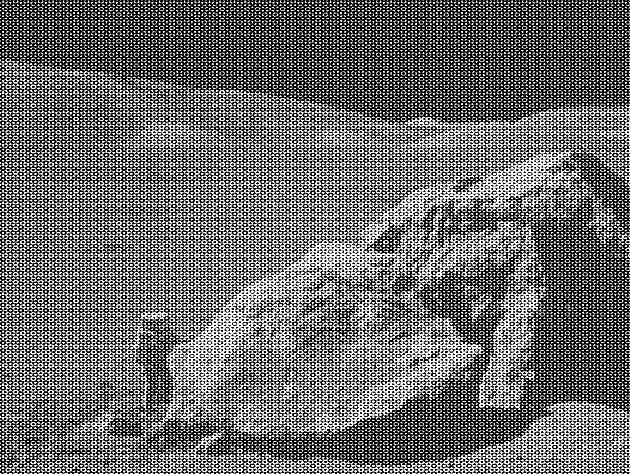
#> input picture exercises/moonlanding.png, 630 x 474 px
$ jupyter execute --allow-errors exercises.ipynb
#> lines starting #> are read from the running program, lines starting #| are printed output that depends on the picture
[cell 1]
import numpy as np
import pandas as pd
import matplotlib.pyplot as plt

# 10.5 **Monte Carlo integration with importance sampling**

Calculate the value of the integral:

$$
I=\int_0^1 \frac{x^{-1/2}}{e^x+1} dx
$$

using the importance sampling method with $w(x)=1/\sqrt{x}$. You should get a result about 0.84

[cell 2]
fw = lambda x: 1/(1+np.exp(x))
N = 1000
x = np.linspace(0,1,N)**2
print(np.sum(fw(x))*2 / N)

# 10.4 Monte Carlo integration in high dimension
* Start of by computing the area of a circle of unit radius, by integrating the function

$$
f(x,y)=
\left\{
\begin{array}{ll}
      1 & x^2+y^2\le 1 \\
      0 & {\rm elsewhere}
\end{array}
\right.
$$
* Generalize the result for a 10D sphere

[cell 3]
def f(x):
    return np.sum(x**2, axis=0)

N = 10000
dim = 10
a, b, step = -1, 1, .5

x = np.random.uniform(a, b, (dim,N))
sphere_points = x[:,f(x)<=1]

if dim == 2:
    fig = plt.figure(figsize=(4,4))
    plt.plot(*sphere_points, ".", markersize=2, alpha=.5)
    plt.xticks(np.arange(a,b+step,step))
    plt.yticks(np.arange(a,b+step,step))
    plt.xlabel("x")
    plt.ylabel("y")
    plt.show()

k, n = sphere_points.shape[1], x.shape[1]
volume = (b-a)**dim * k / n
print(f"Volume: {volume}")

# 10.2 **Rutherford Scattering**

The scattering angle $\theta$ of $\alpha$ particles hitting a positively charged nucleus of a Gold atom ($Z=79$) follows the rule:

$$
\tan{\frac{1}{2} \theta} = \frac{Z e^2} {2\pi \epsilon_0 E b}
$$

where $E=7.7$ MeV and $b$ beam is the impact parameter. The beam is represented by a 2D gaussian distribution with $\sigma=a_0/100$ for both coordinates ($a_0$ being the Bohr radius). Assume 1 million $\alpha$ particles are shot on the gold atom.

Computing the fraction of particles that "bounce back",i.e. those particle whose scattering angle is greater than $\pi/2$ (which set a condition on the impact parameter $b$)

[cell 4]
from scipy import constants

a0 = constants.physical_constants["Bohr radius"][0]
epsilon_0 = constants.epsilon_0
e = constants.e
E = 7.7e6 * e
Z = 79
sigma = a0 / 100

# a particle bounces back if theta > pi/2 => tan(theta/2) > 1 => Z e^2 / (2 pi epsilon_0 E b) > 1
N = int(1e6)
b_crit = Z * e**2 / (2 * np.pi * epsilon_0 * E * 1)

x = np.random.normal(0, sigma, N)
y = np.random.normal(0, sigma, N)
b = np.sqrt(x**2 + y**2)

tan_theta_half = Z * e**2 / (2 * np.pi * epsilon_0 * E * b)
bouncing_back = np.sum( tan_theta_half > 1 )

print(f"Particles that bounce back: {100 * bouncing_back / b.size} %")

# 9.5 **FFT of an image**

* Examine the provided image `moonlanding.png`, which is heavily contaminated with periodic noise. In this exercise, we aim to clean up the noise using the Fast Fourier Transform.
* Load the image using pylab.imread().
* Find and use the 2-D FFT function in scipy.fftpack, and plot the spectrum (Fourier transform of) the image. Do you have any trouble visualising the spectrum? If so, why?
* The spectrum consists of high and low frequency components. The noise is contained in the high-frequency part of the spectrum, so set some of those components to zero (use array slicing).
* Apply the inverse Fourier transform to see the resulting image.

[cell 5]
import pylab
from scipy.fftpack import fft2, ifft2
img = pylab.imread("moonlanding.png")
#> img is the input picture: shape (474, 630) float32; min 0, max 1, mean 0.424
plt.imshow(img)
plt.show()
image_fft = fft2(img)
# plt.imshow(image_fft)
power = np.abs(image_fft)
plt.imshow(np.log(power))
plt.show()
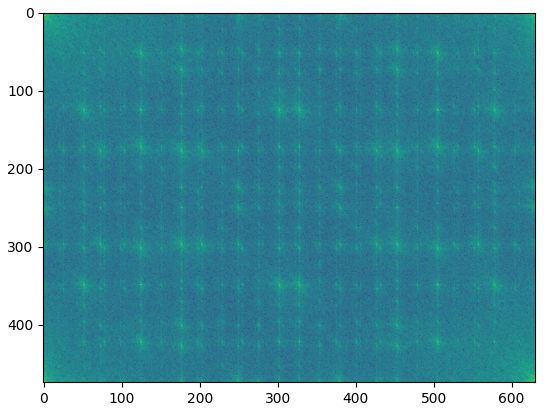
#> figure drawn by matplotlib, 1 panel

# option 1
min_power = np.percentile(power, 95)
#> min_power = 121.1
image_fft[power<min_power] = 0
filtered_image = ifft2(image_fft).real
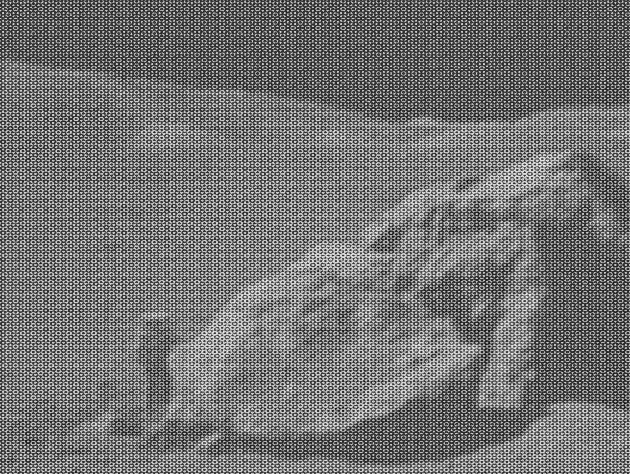
#> filtered_image: shape (474, 630) float32; min -0.36, max 1.36, mean 0.424; drawn with min black and max white
plt.imshow(filtered_image)
plt.show()

# option 2
mask = np.ones_like(image_fft)
r, c = mask.shape
#> r = 474; c = 630
mask[int(0.1*r):int(0.9*r),int(0.1*c):int(0.9*c)] = 0
image_fft_copy = image_fft.copy() * mask
plt.imshow(ifft2(image_fft_copy).real)
plt.show()
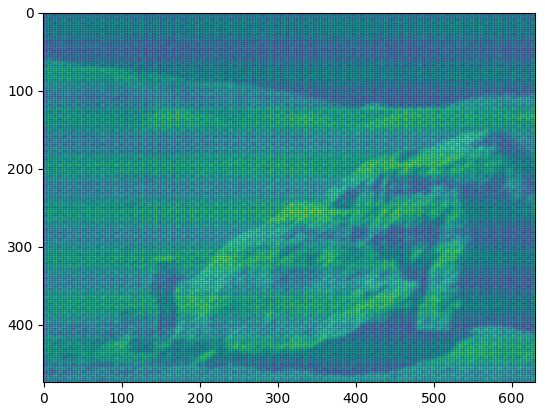
#> figure drawn by matplotlib, 1 panel

# 9.3 **2D minimization of a six-hump camelback function**

$$
f(x,y) = \left(4-2.1x^2+\frac{x^4}{3} \right) x^2 +xy + (4y^2 -4)y^2
$$

has multiple global and local minima. Find the global minima of this function.

Hints:

* Variables can be restricted to $-2 < x < 2$ and $-1 < y < 1$.
* Use numpy.meshgrid() and pylab.imshow() to find visually the regions.
* Use scipy.optimize.minimize(), optionally trying out several of its methods.

How many global minima are there, and what is the function value at those points? What happens for an initial guess of $(x, y) = (0, 0)$ ?

[cell 6]
import pylab
from scipy.optimize import minimize

def f(x):
    return (4-2.1*x[0]**2+x[0]**4/3)*x[0]**2 + x[0]*x[1] + (4*x[1]**2-4)*x[1]**2

x = np.linspace(-2, 2, 1000)
y = np.linspace(-1, 1, 1000)
X, Y = np.meshgrid(x, y)
z = f([X, Y])

pylab.imshow(z, extent=(-2, 2, -1, 1), cmap="inferno_r")

xmin1 = minimize(f, [0,-1]).x
xmin2 = minimize(f, [0,1]).x
plt.plot([xmin1[0]], [xmin1[1]], "xr")
plt.plot([xmin2[0]], [xmin2[1]], "xr")

plt.show()
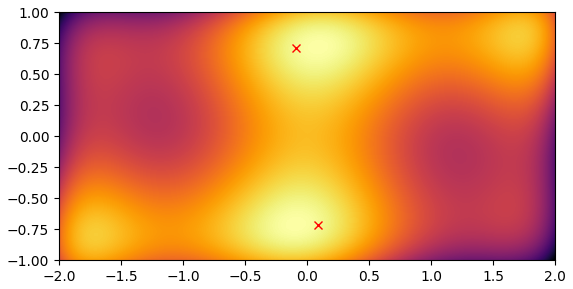
#> figure drawn by matplotlib, 1 panel

# 9.2 **Curve fitting of temperature in Alaska**

The temperature extremes in Alaska for each month, starting in January, are given by (in degrees Celcius):

max:  17,  19,  21,  28,  33,  38, 37,  37,  31,  23,  19,  18

min: -62, -59, -56, -46, -32, -18, -9, -13, -25, -46, -52, -58

* Plot these temperature extremes.
* Define a function that can describe min and max temperatures.
* Fit this function to the data with scipy.optimize.curve_fit().
* Plot the result. Is the fit reasonable? If not, why?
* Is the time offset for min and max temperatures the same within the fit accuracy?

[cell 7]
from scipy.optimize import curve_fit

tmax = [17,  19,  21,  28,  33,  38, 37,  37,  31,  23,  19,  18]
tmin = [-62, -59, -56, -46, -32, -18, -9, -13, -25, -46, -52, -58]

# 1
x0 = np.arange(len(tmax))
for temp in [tmax, tmin]:
    plt.plot(x0, temp, "o")

# 2
def gaussian(x, mean, std, shift, amplitude):
    return shift + amplitude * np.exp(- (x - mean)**2/ (2 * std**2)) / np.sqrt(2 * np.pi * std**2)

# 3-4
x = np.linspace(0, len(tmax), 1000)
for temp in [tmax, tmin]:
    params, _ = curve_fit(gaussian, x0, temp, p0=[6,1,1,1])
    plt.plot(x, gaussian(x, *params))
plt.show()
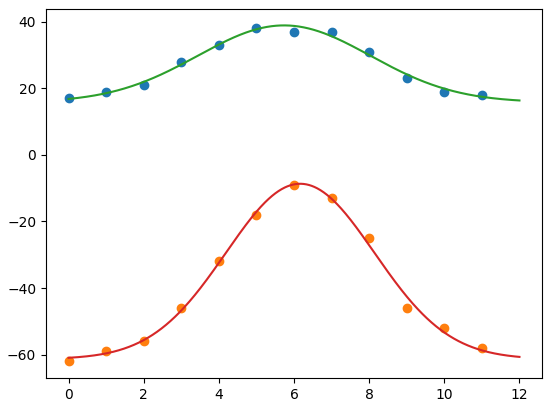
#> figure drawn by matplotlib, 1 panel; curve peaks at x = 5, y = 38; curve peaks at x = 6, y = -9; curve peaks at x = 5.74, y = 38.87

1\. **Maximum wind speed prediction at the Sprogø station**

The exercise goal is to predict the maximum wind speed occurring every 50 years even if no measure exists for such a period. The available data are only measured over 21 years at the Sprogø meteorological station located in Denmark.

The annual maxima are supposed to fit a normal probability density function. However such function is not going to be estimated because it gives a probability from a wind speed maxima. Finding the maximum wind speed occurring every 50 years requires the opposite approach, the result needs to be found from a defined probability. That is the quantile function role and the exercise goal will be to find it. In the current model, it is supposed that the maximum wind speed occurring every 50 years is defined as the upper 2% quantile.

By definition, the quantile function is the inverse of the cumulative distribution function. The latter describes the probability distribution of an annual maxima. In the exercise, the cumulative probability $p_i$ for a given year i is defined as $p_i = i/(N+1)$ with $N = 21$, the number of measured years. Thus it will be possible to calculate the cumulative probability of every measured wind speed maxima. From those experimental points, the scipy.interpolate module will be very useful for fitting the quantile function. Finally the 50 years maxima is going to be evaluated from the cumulative probability of the 2% quantile.

Practically, load the dataset:

```python
import numpy as np
max_speeds = np.load('max-speeds.npy')
years_nb = max_speeds.shape[0]
```

Compute then the cumulative probability $p_i$ (`cprob`) and sort the maximum speeds from the data. Use then the  UnivariateSpline from scipy.interpolate to define a quantile function and thus estimate the probabilities.

In the current model, the maximum wind speed occurring every 50 years is defined as the upper 2% quantile. As a result, the cumulative probability value will be:

```python
fifty_prob = 1. - 0.02
```

So the storm wind speed occurring every 50 years can be guessed as:

``` python
fifty_wind = quantile_func(fifty_prob)
```

[cell 8]
from scipy.interpolate import UnivariateSpline

#> (the rest of this cell did not finish here and is left out)

# 8.1 **PCA on 3D dataset**

* Generate a dataset with 3 features each with N entries (N being ${\cal O}(1000)$). With $N(\mu,\sigma)$ the normali distribution with mean $\mu$ and $\sigma$  standard deviation, generate the 3 variables $x_{1,2,3}$ such that:
    * $x_1$ is distributed as $N(0,1)$
    * $x_2$ is distributed as $x_1+N(0,3)$
    * $x_3$ is given by $2x_1+x_2$
* Find the eigenvectors and eigenvalues of the covariance matrix of the dataset
* Find the eigenvectors and eigenvalues using SVD. Check that the two procedures yield to same result
* What percent of the total dataset's variability is explained by the principal components? Given how the dataset was constructed, do these make sense? Reduce the dimensionality of the system so that at least 99% of the total variability is retained.
* Redefine the data in the basis yielded by the PCA procedure
* Plot the data points in the original and the new coordiantes as a set of scatter plots. Your final figure should have 2 rows of 3 plots each, where the columns show the (0,1), (0,2) and (1,2) proejctions.

[cell 9]
import scipy.linalg as la

np.random.seed(9725)
N = 1000

# 1
x1 = np.random.normal(0, 1, N)
x2 = x1 + np.random.normal(0, 3, N)
x3 = 2*x1 + x2
x = np.stack([x1, x2, x3])

# 2
x_cov = np.cov(x)
l, V = la.eig(x_cov)

# 3
U, spectrum, Vt = la.svd(x)
l_svd = spectrum**2/(N-1)
V_svd = U

D = np.zeros_like(x)
for i in range(min(x.shape)):
    D[i,i] = spectrum[i]

SVD = np.dot(U, np.dot(D, Vt))

# 4
sorted_l = np.sort(l_svd)[::-1]
tot = np.sum(sorted_l)
cum_variance = np.cumsum(100*(sorted_l / tot).real)

# 5
k = np.argmax(cum_variance == 100)
x_reduced = np.dot(V_svd[:,:k+1].T, x)
x_reduced.shape

# 6
redefined_x = np.dot(V_svd.T, x)

fig, axes = plt.subplots(2,3, figsize=(12,6))
# for i in range()
plt.show()

# 7.3 **Profile plot**

Produce a profile plot from a scatter plot.
* Download the following dataset and load it as a pandas dataframe:
```bash
wget https://www.dropbox.com/s/hgnvyj9abatk8g6/residuals_261.npy
```
Note that you should use the `np.load()` function to load the file as a numpy array, call the `.item()` method, and then pass it to the `pd.DataFrame()` constructor.
* Inspect the dataset, you'll find two variables (features)
* Clean the sample by selecting the entries (rows) with the variable "residual" in absolute value smaller than 2
* perform a linear regression of "residuals" versus "distances" using `scipy.stats.linregress()`
* plot a seaborn jointplot of  "residuals" versus "distances", having seaborn performing a linear regression. The result of the regression should be displayed on the plot
* Fill 3 numpy arrays
  * x, serving as an array of bin centers for the "distance" variable. It should range from 0 to 20 with reasonable number of steps (bins)
  * y, the mean values of the "residuals", estimated in slices (bins) of "distance"
  * erry, the standard deviation of the  of the "residuals", estimated in slices (bins) of "distance"
* Plot the profile plot on top of the scatter plot

[cell 10]
from scipy import stats
import seaborn as sns

#> (the rest of this cell did not finish here and is left out)

# 7.2 **Color-coded scatter plot**

Produce a scatter plot out of a dataset with two categories

* Write a function that generate a 2D datasets of 2 categories. Each category should distribute as a 2D gaussian with a given mean and std (clearly it is better to have different values means..)
* Display the dataset in a scatter plot marking the two categories with different marker colors.

An example is given below

You can try to make the procedure more general by allowing a given number $n\ge 2$ of categories

[cell 11]
def datasets2D(n_categories=2, n_points=100):
    means = np.random.uniform(-5, 5, n_categories)
    std = np.random.uniform(.5, 1.5, n_categories)
    return [np.random.normal(means[i], std[i], (2,n_points)) for i in range(n_categories)]

list_datasets = datasets2D(5, 600)

for i,data in enumerate(list_datasets):
    plt.scatter(*data, marker=".", label=f"dataset {i+1}", alpha=.5)
plt.legend()
plt.show()
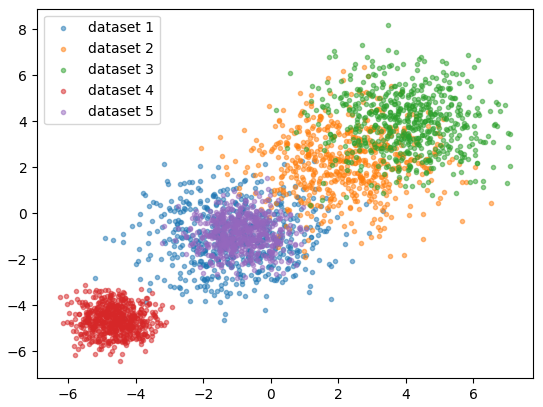
#> figure drawn by matplotlib, 1 panel

# 7.1 **Kernel Density Estimate**

Produce a KDE for a given distribution (by hand, not using seaborn!):

* Fill a numpy array, x,  of len(N) (with N=O(100)) with a variable normally distributed, with a given mean a standard deviation
* Fill an histogram in pyplot taking properly care about the aesthetic
   * use a meaningful number of bins
   * set a proper y axis label
   * set proper value of y axis major ticks labels (e.g. you want to display only integer labels)
   * display the histograms as data points with errors (the error being the poisson uncertainty)
* for every element of x, create a gaussian with the mean corresponding the element value and std as a parameter that can be tuned. The std default value should be:
$$ 1.06 * x.std() * x.size ^{-\frac{1}{5.}} $$
you can use the scipy function `stats.norm()` for that.
* In a separate plot (to be placed beside the original histogram), plot all the gaussian functions so obtained
* Sum (with np.sum()) all the gaussian functions and normalize the result such that the integral matches the integral of the original histogram. For that you could use the `scipy.integrate.trapz()` method

[cell 12]
from scipy.stats import norm
from scipy.integrate import trapezoid

# 1
N = 200
x = np.random.normal(1, .5, N)

# 2
fig, axes = plt.subplots(1,2, figsize=(10,4))
bins = np.linspace(-0.5,2.5,int(np.sqrt(N)))
counts, edges, _ = axes[0].hist(x, bins=bins)
bins_centers = (edges[1:]+edges[:-1])/2

axes[0].errorbar(bins_centers, counts, yerr=np.sqrt(counts), fmt="o", color="k")
axes[0].set_xlabel("x")
axes[0].set_ylabel("counts")

# 3
xrange = np.linspace(min(x),max(x),1000)
std = 1.06 * x.std() * x.size**(-1/5)
list_gaussians = []
for xi in x:
    gaussian = norm(loc=xi,scale=std).pdf(xrange)
    axes[1].plot(xrange, gaussian)
    list_gaussians.append(gaussian)

sum_gaussians = np.sum(list_gaussians, axis=0)
axes[0].plot(xrange,  sum_gaussians * trapezoid(counts, bins_centers) / trapezoid(sum_gaussians, xrange))
plt.show()
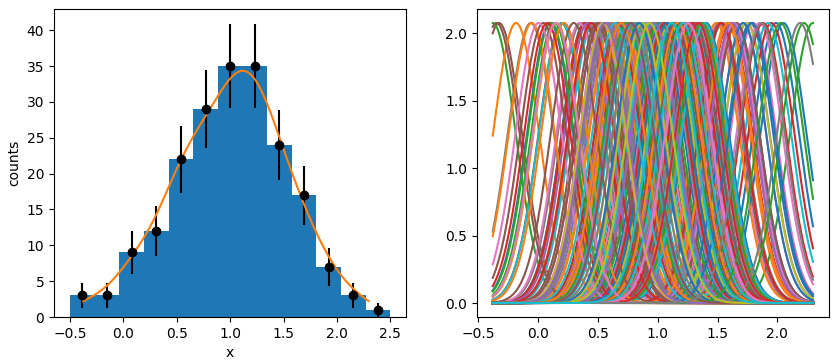
#> figure drawn by matplotlib, 2 panels; panel 1: curve peaks at x = 1, y = 35; panel 1: curve peaks at x = 1.12, y = 34.34; panel 2: curve peaks at x = 1.64, y = 2.08; panel 2: curve peaks at x = 1.51, y = 2.08

# 6 Pandas analysis

This exercise consists in analyzing a dataset containg timing information from a series of Time-to-Digital-Converters (TDC) implemented in a couple of FPGAs. Each measurement (i.e. each row of the input file) consists of a flag that specifies the type of message ('HEAD', which in this case is always 1), two addresses of the TDC providing the signal ('FPGA' and 'TDC_CHANNEL'), and the timing information ('ORBIT_CNT', 'BX_COUNTER', and 'TDC_MEAS'). Each TDC count corresponds to 25/30 ns, whereas a unit of BX_COUNTER corresponds to 25 ns, and the ORBIT_CNT is increased every 'x' BX_COUNTER. This allows to store the time in a similar way to hours, minutes and seconds.

1\. Create a Pandas DataFrame reading N rows of the 'data_000637.txt' dataset. Choose N to be smaller than or equal to the maximum number of rows and larger that 10k.

2\. Find out the number of BX in a ORBIT (the value 'x').

3\. Find out how much the data taking lasted. You can either make an estimate based on the fraction of the measurements (rows) you read, or perform this check precisely by reading out the whole dataset.

4\. Create a new column with the absolute time in ns (as a combination of the other three columns with timing information).

5\. Replace the values (all 1) of the HEAD column randomly with 0 or 1.

6\. Create a new DataFrame that contains only the rows with HEAD=1.

7\. Make two occupancy plots (one for each FPGA), i.e. plot the number of counts per TDC channel

8\. Use the groupby method to find out the noisy channels, i.e. the TDC channels with most counts (say the top 3)

9\. Count the number of unique orbits. Count the number of unique orbits with at least one measurement from TDC_CHANNEL=139

#> (a cell that did not finish here is left out)

# 5.4 load the binary file named *credit_card.dat* and convert the data into the real credit-card number.
Each line correspond to a credit card number.
Each character is composed by 6 bit (even the space) and the last 4 bit are just a padding

**hint**: use the `chr()` function to convert a number to a char

#> (a cell that did not finish here is left out)

# 4.8 Diffusion using random walk

Consider a simple random walk process: at each step in time, a walker jumps right or left (+1 or -1) with equal probability. The goal is to find the typical distance from the origin of a random walker after a given amount of time.
To do that, let's simulate many walkers and create a 2D array with each walker as a raw and the actual time evolution as columns

  * Take 1000 walkers and let them walk for 200 steps
  * Use randint to create a 2D array of size walkers x steps with values -1 or 1
  * Build the actual walking distances for each walker (i.e. another 2D array "summing on each raw")
  * Take the square of that 2D array (elementwise)
  * Compute the mean of the squared distances at each step (i.e. the mean along the columns)
  * Plot the average distances (sqrt(distance\*\*2)) as a function of time (step)

Did you get what you expected?

[cell 15]
walkers = np.random.randint(-1, 2, (1000,200))
walkers

# 4.7 Prime numbers sieve: compute the prime numbers in the 0-N (N=99 to start with) range with a sieve (mask).
  * Constract a shape (100,) boolean array, the mask
  * Identify the multiples of each number starting from 2 and set accordingly the corresponding mask element
  * Apply the mask to obtain an array of ordered prime numbers
  * Check the performances (timeit); how does it scale with N?
  * Implement the optimization suggested in the [sieve of Eratosthenes](https://en.wikipedia.org/wiki/Sieve_of_Eratosthenes)

[cell 16]
def primes(N):
#> called with N = 100
    mask = np.ones(N+1)
    mask[:2] = 0
    for i in range(N+1):
        if mask[i]:
            mask[2*i::i] = 0

    return np.nonzero( (np.arange(N+1)*mask).astype(int) )[0]

primes(100)
primes(1000)

# 4.6 Use broadcasting to create a grid of distances

Route 66 crosses the following cities in the US: Chicago, Springfield, Saint-Louis, Tulsa, Oklahoma City, Amarillo, Santa Fe, Albuquerque, Flagstaff, Los Angeles
The corresponding positions in miles are: 0, 198, 303, 736, 871, 1175, 1475, 1544, 1913, 2448

  * Construct a 2D grid of distances among each city along Route 66
  * Convert that in km (those savages...)

[cell 17]
u = np.array([0, 198, 303, 736, 871, 1175, 1475, 1544, 1913, 2448])
print(1.6 * (u[:,np.newaxis] + u))

# 4.4 Use np.linspace to create an array of 100 numbers between 0 and 2π (includsive).

  * Extract every 10th element using slice notation
  * Reverse the array using slice notation
  * Extract elements where the absolute difference between the sine and cosine functions evaluated at that element is less than 0.1
  * Make a plot showing the sin and cos functions and indicate where they are close

[cell 18]
x = np.linspace(0, 2*np.pi, 100)
sin_x = np.sin(x)
cos_x = np.cos(x)
el_10ths = x[::10]
reversed = x[::-1]
f = np.abs(sin_x-cos_x)
special_points = x[f < 0.1]

plt.plot(x, sin_x)
plt.plot(x, cos_x)
plt.vlines(special_points, -1, 1, colors=["green"])
plt.show()
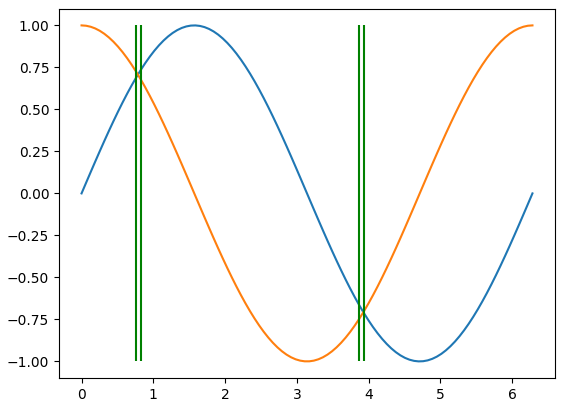
#> figure drawn by matplotlib, 1 panel; curve peaks at x = 1.59, y = 1; curve peaks at x = 0, y = 1
